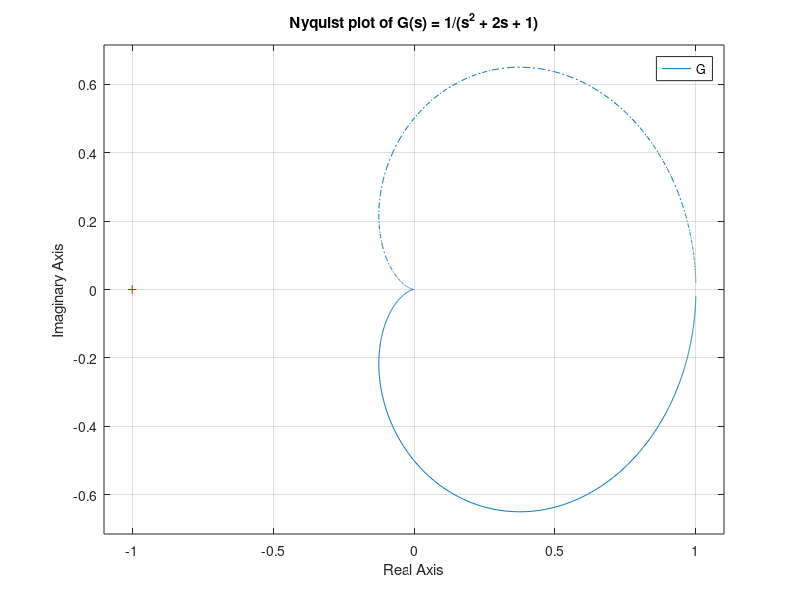

MATLAB code to generate this figure:
pkg load control;

% creation of a nyquist plot
% G(s) = 1/(s^2 + 2s + 1)
num = [1];
den = [1 2 1];
G = tf(num, den)
nyquist(G)
title('Nyquist plot of G(s) = 1/(s^2 + 2s + 1)')
grid on
hold on
